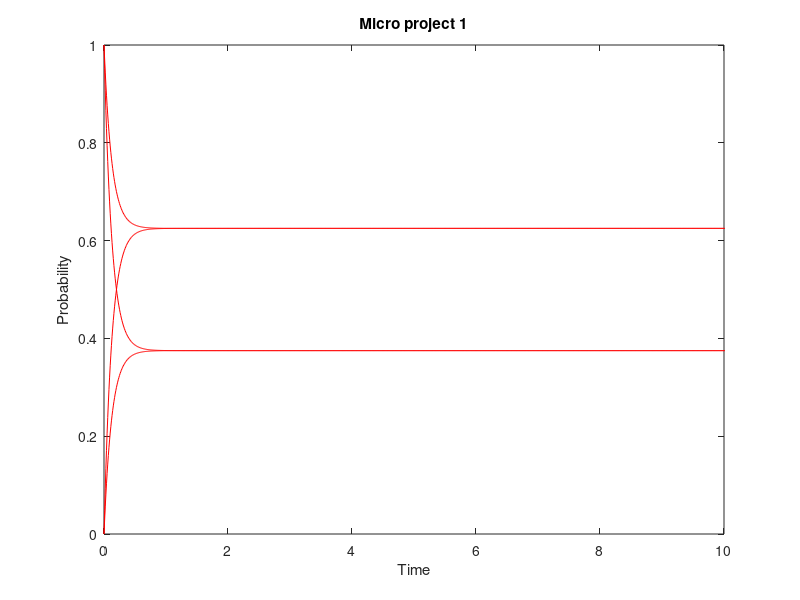
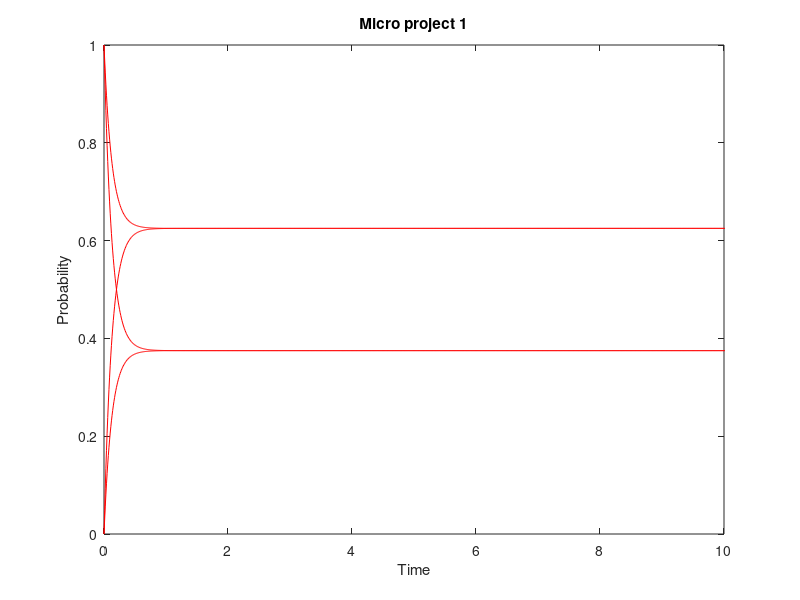

Recreate these plots in MATLAB, in order.
#parameters
nbcol_lines = 2;
step = 0.01;
begin = 0;
endm = 200;
color = "red";

a = [-3 3; 5 -5];

#-------------------------------------------------------------------------------

#points
vect = cell(nbcol_lines, nbcol_lines);

for i = begin:step:endm
    m = expm(a*i);
    cpt = 1;
    for j = 1:1:nbcol_lines
        for k = 1:1:nbcol_lines
            vect{cpt} = [vect{cpt} m(j, k)];
            cpt = cpt + 1;
        endfor
    endfor
endfor

x = begin:step:endm;

#-------------------------------------------------------------------------------

#display
h = figure();
plot(x, vect{1}, 'r');

for i = 2:1:(nbcol_lines * nbcol_lines)
    line(x, vect{i}, "color", "r");
endfor

xlabel ("Time");
ylabel ("Probability");
title ("Micro project 1");
xlim([0, 10])

saveas(h, "graph.pdf")
saveas(h, "graph.jpg")